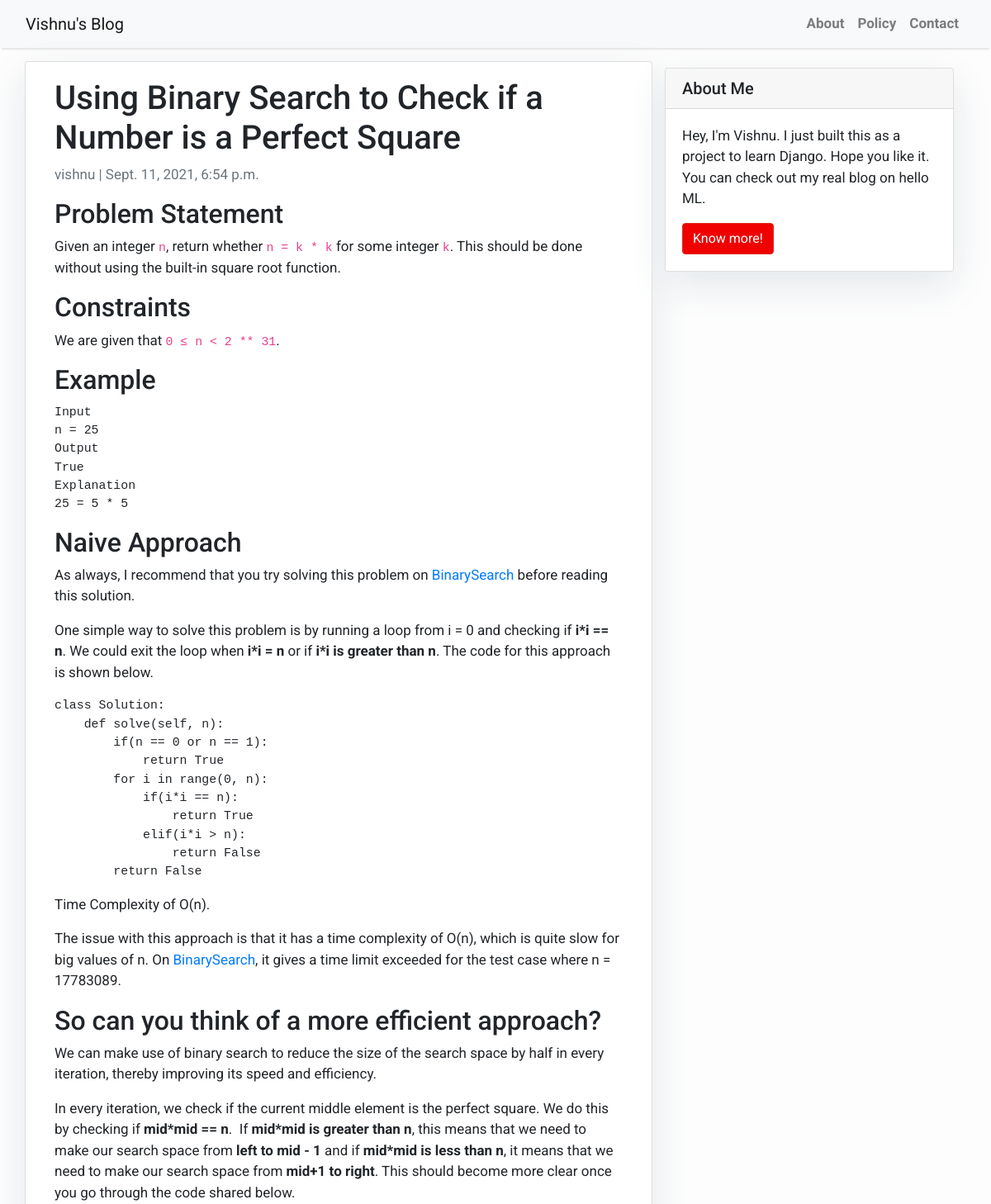
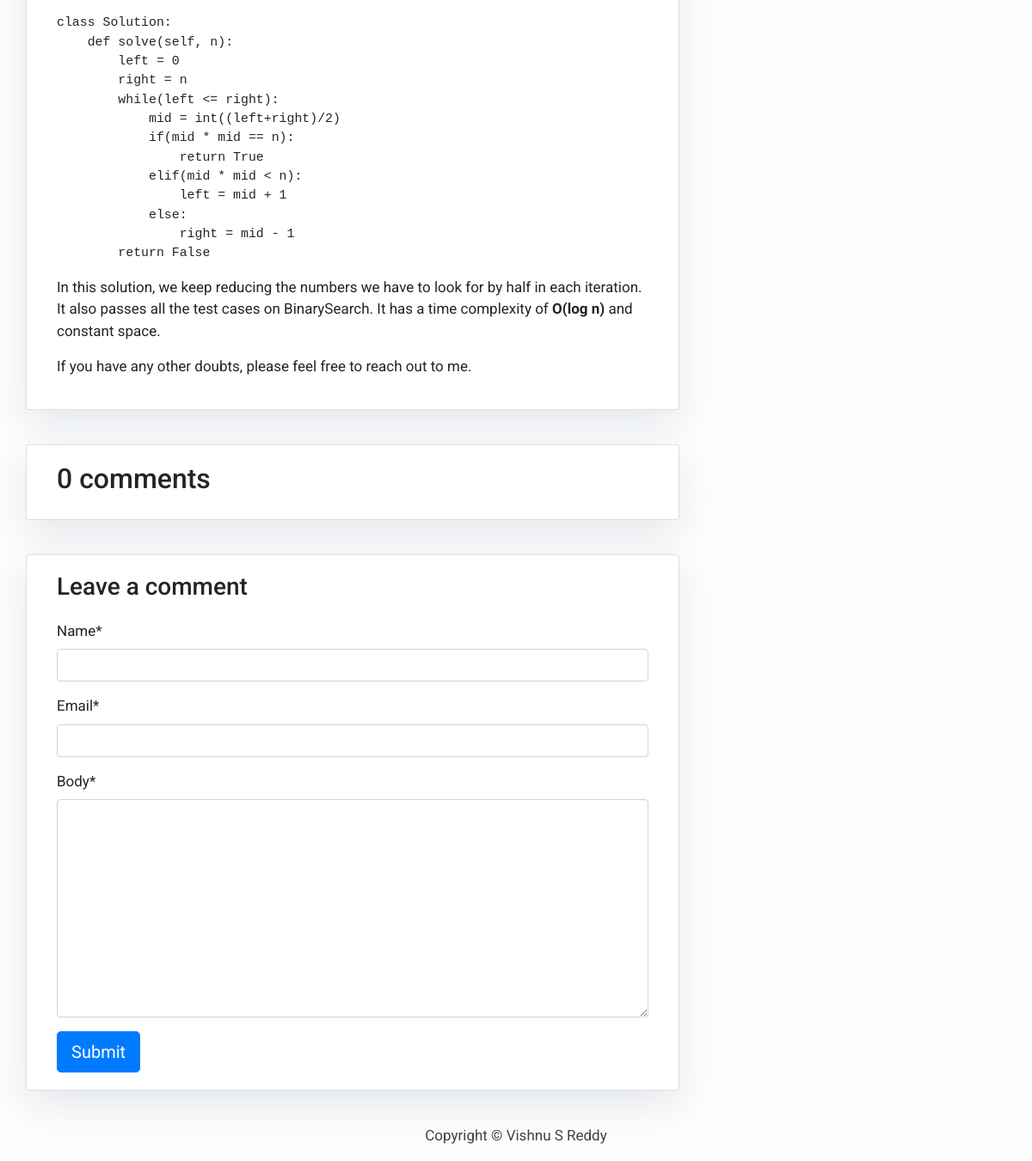
Page /Using-Binary-Search-to-Check-if-a-Number-is-a-Perfect-Square/ on the committed database (2 pictures, top to bottom).
### blogapp/models.py (models this page shows, shortened)
class Post(models.Model):
    title = models.CharField(max_length=200, unique=True)
    slug = models.SlugField(max_length=200, unique=True)
    author = models.ForeignKey(User, on_delete= models.CASCADE,related_name='blog_posts')
    updated_on = models.DateTimeField(auto_now= True)
    abstract = models.TextField()
    content = models.TextField()
    created_on = models.DateTimeField(auto_now_add=True)
    status = models.IntegerField(choices=STATUS, default=0)
    class Meta:
        ordering = ['-created_on']

### blogapp/views.py (the view)
# urls.py: path('<slug:slug>/', views.post_detail, name='post_detail'),
def post_detail(request, slug):
    template_name = 'post_detail.html'
    post = get_object_or_404(Post, slug=slug)
    comments = post.comments.filter(active=True)
    new_comment = None
    if request.method == 'POST':
        comment_form = CommentForm(data=request.POST)
        if comment_form.is_valid():
            new_comment = comment_form.save(commit=False)
            new_comment.post = post
            new_comment.save()
    else:
        comment_form = CommentForm()
    return render(request, template_name, {'post': post,
                                           'comments': comments,
                                           'new_comment': new_comment,
                                           'comment_form': comment_form})

### blogapp/forms.py
class CommentForm(forms.ModelForm):
    class Meta:
        model = Comment
        fields = ('name', 'email', 'body')

### templates/post_detail.html (shortened to what this page needs)
{% extends 'base.html' %} {% block content %}
{% load crispy_forms_tags %}
<div class="container">
    <div class="row">
        <div class="col-md-8 card mb-4  mt-3 left  top">
            <div class="card-body">
                <h1>{% block title %} {{ post.title }} {% endblock title %}</h1>
                <p class=" text-muted">{{ post.author }} | {{ post.created_on }}</p>
                <p class="card-text ">{{ post.content | safe }}</p>
            </div>
        </div>
        {% block sidebar %} {% include 'sidebar.html' %} {% endblock sidebar %}
        <div class="col-md-8 card mb-4  mt-3 ">
            <div class="card-body">
                <h2>{{ comments.count }} comments</h2>
            </div>
        </div>
        <div class="col-md-8 card mb-4  mt-3 ">
            <div class="card-body">
                {% if new_comment %}
                <div class="alert alert-success" role="alert">
                    Your comment is awaiting moderation
                </div>
                {% else %}
                <h3>Leave a comment</h3>
                <form method="post" style="margin-top: 1.3em;">
                    {{ comment_form | crispy }}
                    <button type="submit" class="btn btn-primary  btn-lg">Submit</button>
                </form>
                {% endif %}
            </div>
        </div>
    </div>
</div>
{% endblock content %}

### templates/base.html (style rules this page uses)
body { font-family: "Roboto", sans-serif; font-size: 17px; background-color: #fdfdfd; }

### templates/sidebar.html (style rules this page uses)
.card { box-shadow: 0 16px 48px #E3E7EB; }

### rows in the picture
Post: title "Using Binary Search to Check if a Number is a Perfect Square", author "vishnu", created_on "Sept. 11, 2021, 6:54 p.m.", content "Problem Statement Given an integer n , return whether n = k * k for some integer k . This should be done without using the built-in square root function. Constraints We are given that 0 ≤ n < 2 ** 31 . Example Input n = 25 Output True Explanation 25 = 5 * 5 Naive Approach As always, I recommend that you try solving this problem on BinarySearch before reading this solution. One simple way to solve this problem is by running a loop from i = 0 and checking if i*i == n . We could exit the loop when i*i = n or if i*i is greater than n . The code for this approach is shown below. class Solution: def solve(self, n): if(n == 0 or n == 1): return True for i in range(0, n): if(i*i == n): return True…"

### other values in the picture
{{ comments.count }} "0"
